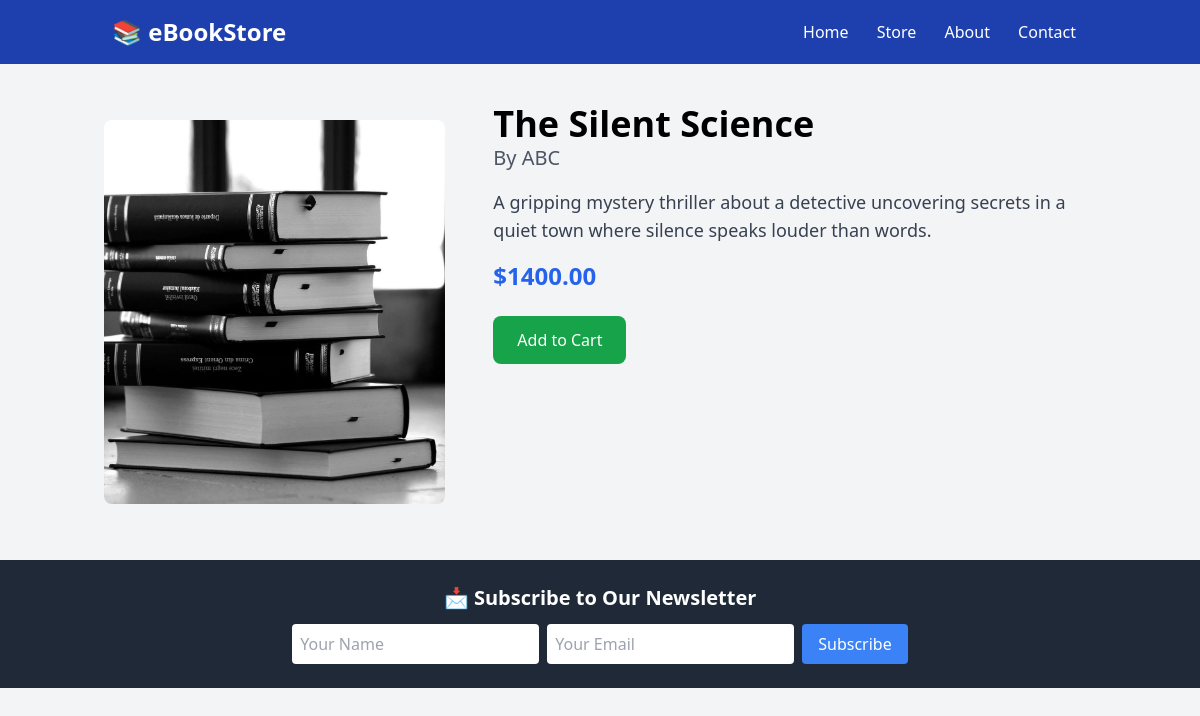
Screenshot of /book/3/ with the database file from the repository.
### e_BookStore/models.py (models this page shows, shortened)
class Book(models.Model):
    title = models.CharField(max_length=255)
    author = models.CharField(max_length=255)
    description = models.TextField()
    price = models.DecimalField(max_digits=10, decimal_places=2)
    stock = models.PositiveIntegerField()
    category = models.ForeignKey(Category, on_delete=models.CASCADE)  # Updated field
    cover_image = models.ImageField(upload_to='book_covers/', blank=True, null=True)
    published_date = models.DateField()
    created_at = models.DateTimeField(auto_now_add=True)
    updated_at = models.DateTimeField(auto_now=True)

### e_BookStore/views.py (the view)
# urls.py: path('book/<int:book_id>/', views.book_detail, name='book_detail'),
def book_detail(request, book_id):
    book = get_object_or_404(Book, id=book_id)
    return render(request, 'book_detail.html', {'book': book})

### e_BookStore/templates/book_detail.html
{% extends 'base.html' %}
{% load static %}
{% block content %}
<div class="container mx-auto py-10">
    <div class="flex">
        <img src="{% static 'images/165944.jpg' %}" class="w-1/3 h-96 object-cover rounded-lg m-4">
        <div class="ml-8">
            <h2 class="text-4xl font-bold">{{ book.title }}</h2>
            <p class="text-xl text-gray-600">By {{ book.author }}</p>
            <p class="text-lg text-gray-700 mt-4">{{ book.description }}</p>
            <p class="text-2xl font-bold text-blue-600 mt-4">${{ book.price }}</p>
            <a href="#" class="mt-6 inline-block bg-green-600 text-white px-6 py-3 rounded-lg hover:bg-green-700">
                Add to Cart
            </a>
        </div>
    </div>
</div>
{% endblock %}

### rows the page displays
Book: title "The Silent Science", author "ABC", description "A gripping mystery thriller about a detective uncovering secrets in a quiet town where silence speaks louder than words.", price "1400.00"
